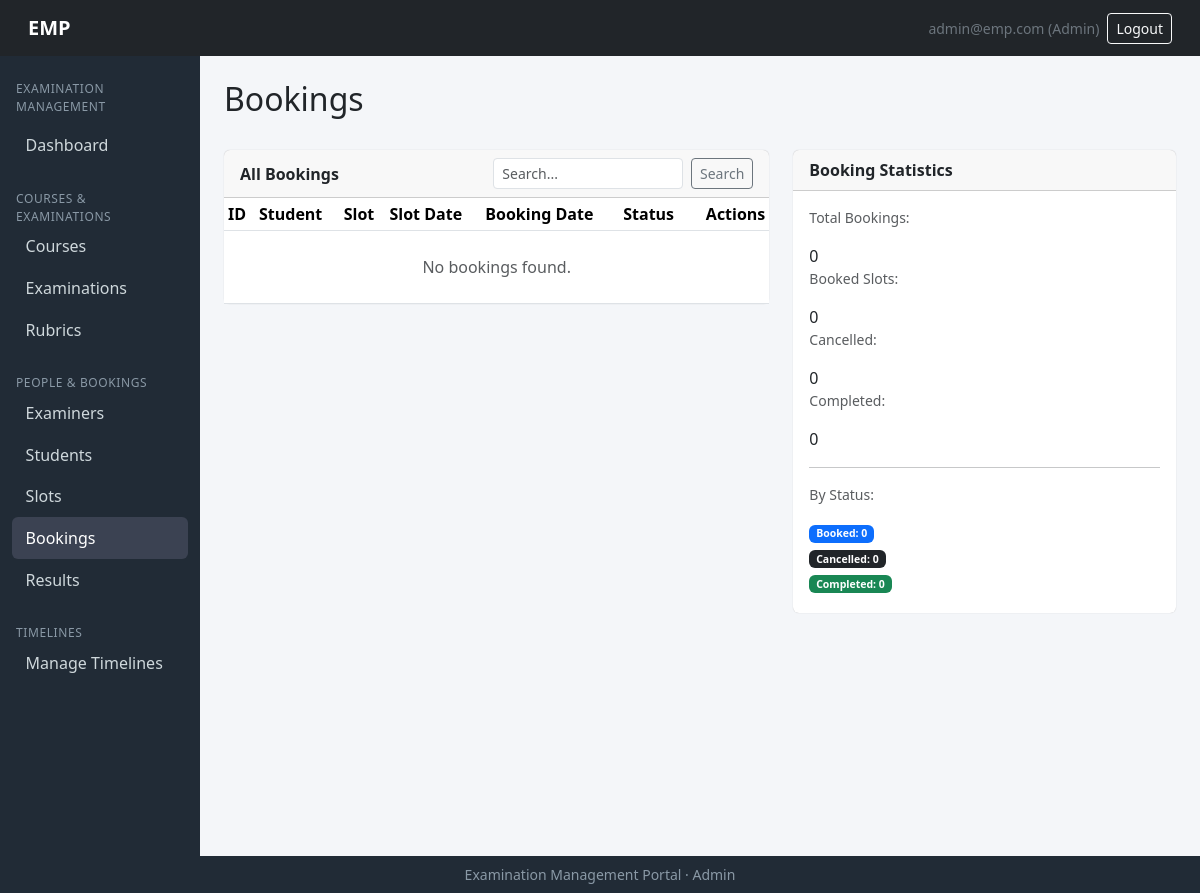
The page /admin/bookings (signed in) on the database as committed earlier.
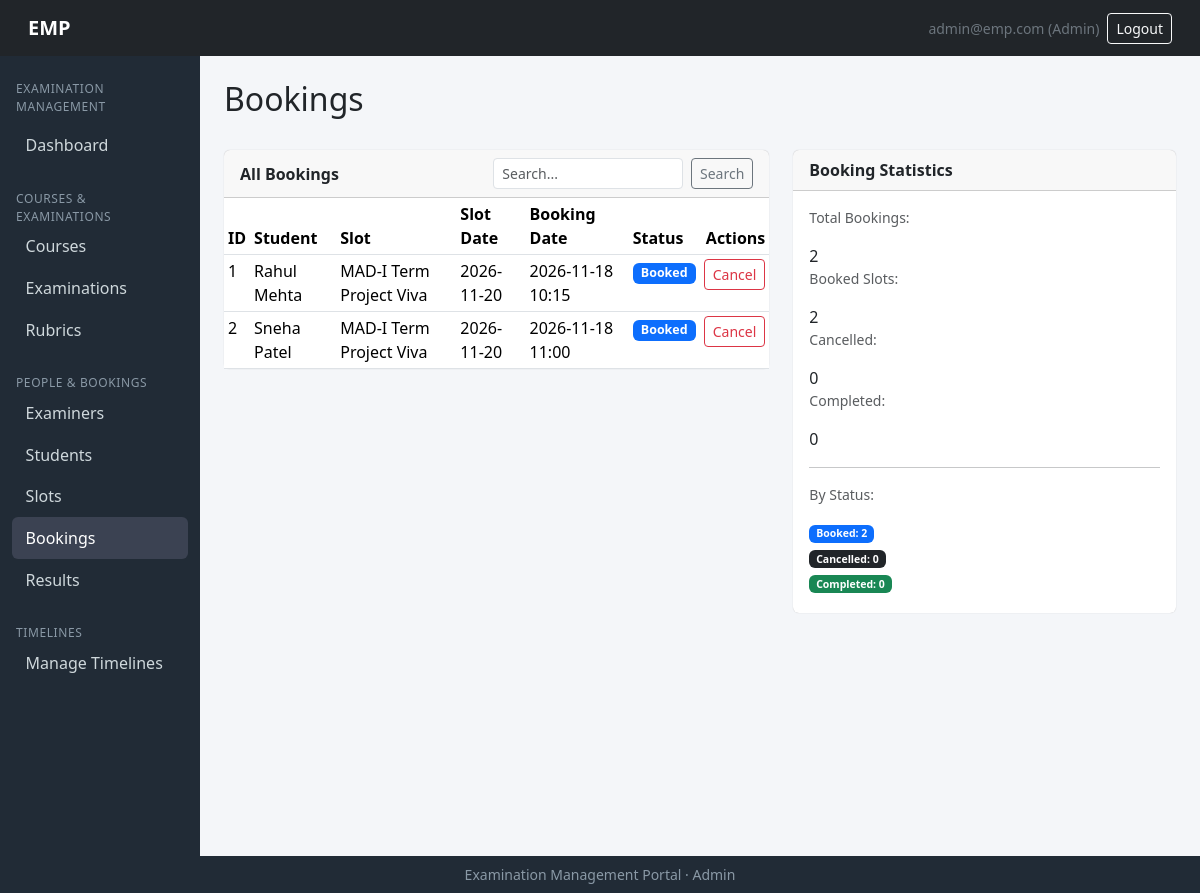
The same page on the database as committed later.
### models/models.py (models this page shows)
class Booking(db.Model):
    __tablename__ = "bookings"
    id    = db.Column(db.Integer, primary_key=True)
    student_id  = db.Column(db.Integer, db.ForeignKey("students.id"), nullable=False)
    slot_id  = db.Column(db.Integer, db.ForeignKey("examination_slots.id"), nullable=False)
    booking_date = db.Column(db.DateTime, default=datetime.utcnow)
    status  =db.Column(db.String(20), default="booked")       # booked|cancelled|completed
    evaluation   =db.relationship("Evaluation", backref="booking", uselist=False)
    __table_args__= (db.UniqueConstraint("student_id", "slot_id", name="uq_student_slot"),)

class Student(db.Model):
    __tablename__ = "students"
    id= db.Column(db.Integer, primary_key=True)
    user_id =db.Column(db.Integer, db.ForeignKey("users.id"), unique=True, nullable=False)
    roll_no = db.Column(db.String(50), unique=True, nullable=False)
    name= db.Column(db.String(120), nullable=False)
    phone=db.Column(db.String(30))
    course_id = db.Column(db.Integer, db.ForeignKey("courses.id"))
    year  =  db.Column(db.String(20))
    status =  db.Column(db.String(20), default="active")       # active|inactive
    course= db.relationship("Course", backref="students")
    bookings=db.relationship("Booking", backref="student")

class Examination(db.Model):
    __tablename__ = "examinations"
    id   = db.Column(db.Integer, primary_key=True)
    course_id = db.Column(db.Integer, db.ForeignKey("courses.id"), nullable=False)
    name     = db.Column(db.String(150), nullable=False)
    exam_type= db.Column(db.String(30), nullable=False)   # Viva|Practical|Project Demo|Assessment
    duration = db.Column(db.Integer, nullable=False)       # in minutes ig?
    max_marks = db.Column(db.Integer, nullable=False)
    slot_creation_start = db.Column(db.DateTime)
    slot_creation_end=db.Column(db.DateTime)
    slot_booking_start  = db.Column(db.DateTime)
    slot_booking_end  = db.Column(db.DateTime)
    status = db.Column(db.String(20), default="draft")  # draft|slot_creation|booking_open|closed|completed perhaps
    rubrics = db.relationship("Rubric", backref="exam")
    slots  = db.relationship("ExaminationSlot", backref="exam")

### routes/admin_routes.py (the view)
@admin_bp.route('/bookings')
def bookings():
    if not admin_only():
        return redirect(url_for('auth.login'))
    q = request.args.get('q', '').strip()
    query = Booking.query
    if q:
        query = query.join(Student).filter(Student.name.ilike(f'%{q}%'))
    booking_items = [{
        'id': b.id,
        'student_name': b.student.name if b.student else 'N/A',
        'slot_exam_name': b.slot.exam.name if (b.slot and b.slot.exam) else 'N/A',
        'slot_date': b.slot.date.strftime('%Y-%m-%d') if (b.slot and b.slot.date) else 'N/A',
        'booking_date': b.booking_date.strftime('%Y-%m-%d %H:%M') if b.booking_date else '',
        'status': b.status.capitalize()
    } for b in query.all()]
    booked_slots = Booking.query.filter_by(status='booked').count()
    cancelled = Booking.query.filter_by(status='cancelled').count()
    completed = Booking.query.filter_by(status='completed').count()
    stats = {
        'total_bookings': Booking.query.count(),
        'booked_slots': booked_slots,
        'cancelled': cancelled,
        'completed': completed
    }
    status_stats = [
        {'name': 'Booked', 'count': booked_slots, 'color': 'primary'},
        {'name': 'Cancelled', 'count': cancelled, 'color': 'dark'},
        {'name': 'Completed', 'count': completed, 'color': 'success'},
    ]
    return render_template('admin/bookings.html',
                           bookings=booking_items,
                           stats=stats,
                           status_stats=status_stats,
                           q=q)

### app.py (called while the page is built)
@login_manager.user_loader
def load_user(user_id):
    return User.query.get(int(user_id))

### routes/admin_routes.py (called while the page is built)
def admin_only():
    if current_user.role != 'admin':
        flash('Access denied.', 'danger')
        return False
    return True

### templates/admin/bookings.html (shortened to what this page needs)
{% extends "admin/base_admin.html" %}
{% import "admin/_macros.html" as macros %}
{% import "admin/_status.html" as status %}
{% block content %}
<div class="d-flex justify-content-between align-items-center mb-4">
    <h2>Bookings</h2>
</div>
<div class="row g-4">
    <div class="col-lg-7">
        <div class="card">
            <div class="card-header d-flex justify-content-between align-items-center">
                <span class="fw-semibold">All Bookings</span>
                <form method="GET" action="{{ url_for('admin.bookings') }}" class="d-flex gap-2" style="width:260px;">
                    <input type="text" name="q" class="form-control form-control-sm" placeholder="Search..." value="{{ q or '' }}">
                    <button type="submit" class="btn btn-sm btn-outline-secondary">Search</button>
                </form>
            </div>
            <div class="table-responsive">
                <table class="table table-sm table-hover mb-0">
                    <thead>
                        <tr>
                            <th>ID</th>
                            <th> Student</th>
                            <th>Slot</th>
                            <th>Slot Date</th>
                            <th>Booking Date</th>
                            <th>Status</th>
                            <th class= "text-end" >Actions</th>
                        </tr>
                    </thead>
                    <tbody>
                        {% for b in bookings %}
                            <tr>
                                <td>{{ b.id }}</td>
                                <td>{{ b.student_name }}</td>
                                <td>{{ b.slot_exam_name }}</td>
                                <td>{{ b.slot_date }}</td>
                                <td>{{ b.booking_date }}</td>
                                <td>{{ status.status_badge(b.status) }}</td>
                                <td class="text-end">
                                    {% if b.status == 'Booked' %}
                                        <form method="POST" action="{{ url_for('admin.booking_cancel', booking_id=b.id) }}" class="d-inline"
                                              onsubmit="return confirm('Cancel this booking?')">
                                            <button type="submit" class="btn btn-sm btn-outline-danger">Cancel</button>
                                        </form>
                                    {% endif %}
                                </td>
                            </tr>
                        {% else %}
                            <tr><td colspan="7" class="text-center text-muted py-4">No bookings found.</td></tr>
                        {% endfor %}
                    </tbody>
                </table>
            </div>
        </div>
    </div>
    <div class="col-lg-5">
        <div class="card">
            <div class="card-header fw-semibold">Booking Statistics</div>
            <div class="card-body">
                <p class="small text-muted">Total Bookings:</p>
                <div class="stat-num">{{ stats.total_bookings }}</div>
                <p class="small text-muted">Booked Slots:</p>
                <div class="stat-num">{{ stats.booked_slots }}</div>
                <p class="small text-muted">Cancelled:</p>
                <div class="stat-num">{{ stats.cancelled }}</div>
                <p class="small text-muted">Completed:</p>
                <div class="stat-num">{{ stats.completed }}</div>
                <hr class="my-3">
                <p class="small text-muted">By Status:</p>
                {% for s in status_stats %}
                    <p class="small mb-1"><span class="badge bg-{{ s.color }}">{{ s.name }}: {{ s.count }}</span></p>
                {% endfor %}
            </div>
        </div>
    </div>
</div>
{% endblock %}

### templates/admin/_status.html
{% macro status_badge(status) %}
{% set m = {
  'Draft':'secondary',
  'Slot Creation':'info',
  'Booking Open':'primary',
  'Closed':'warning',
  'Completed':'success',
  'Available':'success',
  'Full':'danger',
  'Cancelled':'dark',
  'Completed':'success',
  'Booked':'primary',
  'Cancelled':'dark',
  'Completed':'success',
  'Active':'success',
  'Inactive':'secondary',
  'Pending':'warning',
  'Approved':'success',
  'Rejected':'danger',
  'Open':'success',
  'Closed':'danger'
} %}
{% set color = m.get(status, 'secondary') %}
<span class="badge bg-{{ color }} badge-status">{{ status }}</span>
{% endmacro %}

Rows that differ between the two databases and show on the page:
added Booking: id "1", student_name "Rahul Mehta", slot_exam_name "MAD-I Term Project Viva", slot_date "2026-11-20", booking_date "2026-11-18 10:15", status "Booked"
added Booking: id "2", student_name "Sneha Patel", slot_exam_name "MAD-I Term Project Viva", slot_date "2026-11-20", booking_date "2026-11-18 11:00", status "Booked"
Other text that changed with them:
{{ stats.total_bookings }}: "0" → "2"
{{ stats.booked_slots }}: "0" → "2"
new list line: "Booked : 2"
text no longer shown: "No bookings found."
list line gone: "Booked : 0"
